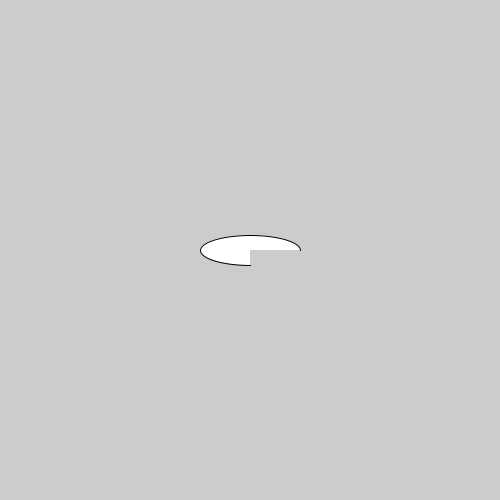
Frame 1 (no input)
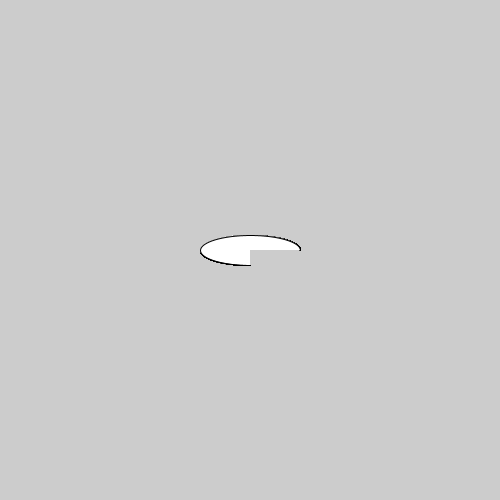
Frame 60 (the mouse pressed at the canvas centre just before this capture)
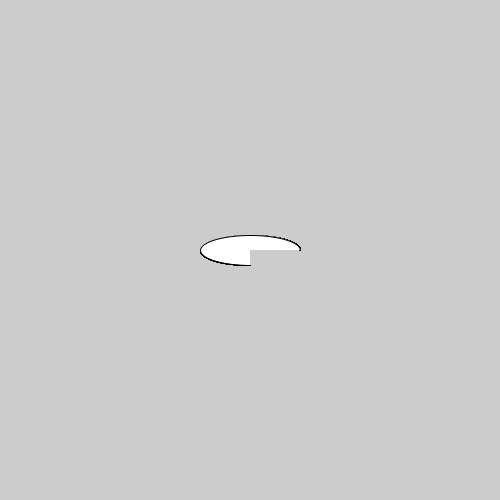
Frame 120 (the mouse held since frame 60 and released just before this capture)

The Processing sketch that drew these frames (run headless with seeded random() and noise(); from frame 60 on, the mouse is pressed at the canvas centre):

// Processing sketch: shape_arc
// ── shape_arc.pde
void setup() {
 size(500,500); 
}

void draw() {
  arc(width/2, height/2, 100, 30, HALF_PI, radians(360));
}
